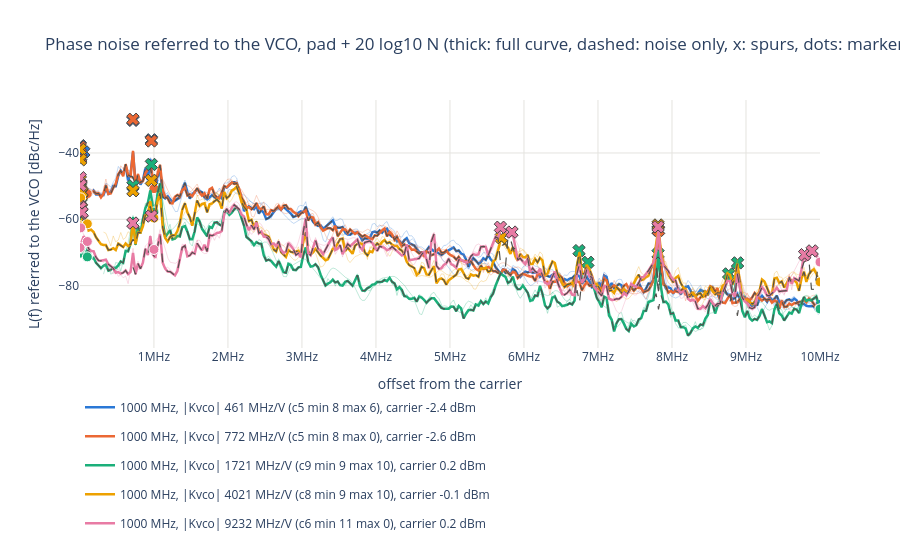

Notebook code cell kept with this figure:
### Code cell
F_start, F_stop = 1e3, 10e6  # offset range shown [Hz]
f_axis = "lin"  # "log" or "lin"

# VCO-referred phase noise: the full curve (thick), its noise-only version with the spurs replaced by the local floor
# (dashed), the detected spurs (x at their measured peak, hover: spur power ON THE PAD in dBc: strong spurs are coupled
# in after the divider, so +20 log10 N does not apply to them), each span normalized to 1 Hz (thin, upper sideband,
# no ENBW correction: shows whether the spans line up), and the phase-noise markers (dots).
# Curves binned to N_BINS points (linear power average, display only).
fig = go.Figure()
for key in KEYS:
    n_db = 20 * np.log10(N_DIV[key])
    for span, d in trace_of(key, "phase_noise").groupby("span"):
        d = d.assign(freq=d["freq"] - d["center"],  # offset from the carrier, normalized to 1 Hz
                     level_dbm=d["level_dbm"] - d["level_dbm"].max() - 10 * np.log10(d["rbw"]))
        d = binned(d[d["freq"] > 10 * d["rbw"]], F_start, F_stop, f_axis)
        fig.add_scatter(x=d["freq"], y=d["level_dbm"] + n_db,
                        mode="lines", line=dict(color=COLORS[key], width=0.8), opacity=0.35, showlegend=False,
                        legendgroup=NAMES[key],
                        hovertemplate=f"span {span:g} Hz<br>%{{x:.3s}}Hz: %{{y:.1f}} dBc/Hz<extra></extra>")
    lt_raw = in_range(trace_of(key, "L_trace"), F_start, F_stop)  # spur peaks: from the measured points
    lt = binned(trace_of(key, "L_trace"), F_start, F_stop, f_axis)
    ln = binned(trace_of(key, "L_noise"), F_start, F_stop, f_axis)
    if not lt.empty:
        fig.add_scatter(x=lt["freq"], y=lt["level_dbm"] + n_db, mode="lines", line=dict(color=COLORS[key], width=2.5),
                        name=NAMES[key], legendgroup=NAMES[key],
                        hovertemplate="full curve: %{x:.3s}Hz: %{y:.1f} dBc/Hz<extra></extra>")
    if not ln.empty:
        fig.add_scatter(x=ln["freq"], y=ln["level_dbm"] + n_db, mode="lines", showlegend=False, legendgroup=NAMES[key],
                        line=dict(color=INK, width=1.2, dash="dash"),
                        hovertemplate="noise only: %{x:.3s}Hz: %{y:.1f} dBc/Hz<extra></extra>")
    sp = in_range(trace_of(key, "spur"), F_start, F_stop)
    if not sp.empty and not lt_raw.empty:
        peak = np.interp(sp["freq"], lt_raw["freq"], lt_raw["level_dbm"]) + n_db
        fig.add_scatter(x=sp["freq"], y=peak, mode="markers", showlegend=False, legendgroup=NAMES[key],
                        marker=dict(symbol="x", size=11, color=COLORS[key], line=dict(width=1)),
                        customdata=sp["level_dbm"],
                        hovertemplate="spur at %{x:.4s}Hz: %{customdata:.1f} dBc on the pad<extra></extra>")
    r = runs[(runs["f_vco"] == key[0]) & (runs["kvco_target"] == key[1])].iloc[0]
    shown = [o for o in offsets if F_start <= float(o) <= F_stop]
    fig.add_scatter(x=[float(o) for o in shown], y=[r[f"L_vco_{o}"] for o in shown], mode="markers",
                    marker=dict(color=COLORS[key], size=10, line=dict(color="white", width=1)), showlegend=False,
                    legendgroup=NAMES[key], hovertemplate="marker: %{x:.3s}Hz: %{y:.1f} dBc/Hz<extra></extra>")
fig.update_layout(title=f"Phase noise referred to the VCO, pad + 20 log10 N (thick: full curve, dashed: noise only, x: spurs, dots: markers), {REF_TXT}",
                  template="plotly_white", height=550, legend=dict(orientation="h", y=-0.18),
                  hoverlabel=dict(namelength=-1))
fig.update_xaxes(title="offset from the carrier", gridcolor=GRID, **offset_axis(F_start, F_stop, f_axis))
fig.update_yaxes(title="L(f) referred to the VCO [dBc/Hz]", gridcolor=GRID)
save(fig, "phase_noise")

### Figure 1 — Plotly figure (JSON) as saved in the notebook; plotly's stock layout.template omitted (floating-point values rounded to 4 significant figures; data arrays with more than 128 entries replaced by an {"elided": "..."} marker saying what was removed)
{"data": [{"hovertemplate": "span 21000 Hz<br>%{x:.3s}Hz: %{y:.1f} dBc/Hz<extra></extra>", "legendgroup": "1000 MHz, |Kvco| 461 MHz/V (c5 min 8 max 6), carrier -2.4 dBm", "line": {"color": "#2a78d6", "width": 0.8}, "mode": "lines", "opacity": 0.35, "showlegend": false, "type": "scatter", "x": [5751.0], "y": [-52.1]}, {"hovertemplate": "span 210000 Hz<br>%{x:.3s}Hz: %{y:.1f} dBc/Hz<extra></extra>", "legendgroup": "1000 MHz, |Kvco| 461 MHz/V (c5 min 8 max 6), carrier -2.4 dBm", "line": {"color": "#2a78d6", "width": 0.8}, "mode": "lines", "opacity": 0.35, "showlegend": false, "type": "scatter", "x": [18690.0, 51000.0, 84330.0, 103000.0], "y": [-51.29, -49.59, -50.17, -48.31]}, {"hovertemplate": "span 2.1e+06 Hz<br>%{x:.3s}Hz: %{y:.1f} dBc/Hz<extra></extra>", "legendgroup": "1000 MHz, |Kvco| 461 MHz/V (c5 min 8 max 6), carrier -2.4 dBm", "line": {"color": "#2a78d6", "width": 0.8}, "mode": "lines", "opacity": 0.35, "showlegend": false, "type": "scatter", "x": [32400.0, 51000.0, 84300.0, 117600.0, 150900.0, 184200.0, 217500.0, 251100.0, 284400.0, 317700.0, 351000.0, 384300.0, 417600.0, 450900.0, 484200.0, 517500.0, 551100.0, 584400.0, 617700.0, 651000.0, 684300.0, 717600.0, 750900.0, 784200.0, 817500.0, 850800.0, 884100.0, 917700.0, 951000.0, 984300.0, 1018000.0, 1042000.0], "y": [-49.97, -50.37, -49.73, -51.07, -52.09, -50.95, -51.58, -51.7, -52.07, -51.98, -49.28, -51.39, -51.33, -49.32, -49.55, -46.64, -44.89, -46.26, -43.53, -48.18, -46.08, -39.71, -49.05, -46.58, -49.36, -47.8, -44.28, -48.24, -41.42, -49.32, -50.83, -50.27]}, {"hovertemplate": "span 2.1e+07 Hz<br>%{x:.3s}Hz: %{y:.1f} dBc/Hz<extra></extra>", "legendgroup": "1000 MHz, |Kvco| 461 MHz/V (c5 min 8 max 6), carrier -2.4 dBm", "line": {"color": "#2a78d6", "width": 0.8}, "mode": "lines", "opacity": 0.35, "showlegend": false, "type": "scatter", "x": {"elided": "291 float values"}, "y": {"elided": "291 float values"}}, {"hovertemplate": "span 1.05e+08 Hz<br>%{x:.3s}Hz: %{y:.1f} dBc/Hz<extra></extra>", "legendgroup": "1000 MHz, |Kvco| 461 MHz/V (c5 min 8 max 6), carrier -2.4 dBm", "line": {"color": "#2a78d6", "width": 0.8}, "mode": "lines", "opacity": 0.35, "showlegend": false, "type": "scatter", "x": {"elided": "270 float values"}, "y": {"elided": "270 float values"}}, {"hovertemplate": "full curve: %{x:.3s}Hz: %{y:.1f} dBc/Hz<extra></extra>", "legendgroup": "1000 MHz, |Kvco| 461 MHz/V (c5 min 8 max 6), carrier -2.4 dBm", "line": {"color": "#2a78d6", "width": 2.5}, "mode": "lines", "name": "1000 MHz, |Kvco| 461 MHz/V (c5 min 8 max 6), carrier -2.4 dBm", "type": "scatter", "x": {"elided": "300 float values"}, "y": {"elided": "300 float values"}}, {"hovertemplate": "noise only: %{x:.3s}Hz: %{y:.1f} dBc/Hz<extra></extra>", "legendgroup": "1000 MHz, |Kvco| 461 MHz/V (c5 min 8 max 6), carrier -2.4 dBm", "line": {"color": "#52514e", "dash": "dash", "width": 1.2}, "mode": "lines", "showlegend": false, "type": "scatter", "x": {"elided": "300 float values"}, "y": {"elided": "300 float values"}}, {"customdata": [-40.18, -44.79, -31.02, -13.21, -19.75, -36.03], "hovertemplate": "spur at %{x:.4s}Hz: %{customdata:.1f} dBc on the pad<extra></extra>", "legendgroup": "1000 MHz, |Kvco| 461 MHz/V (c5 min 8 max 6), carrier -2.4 dBm", "marker": {"color": "#2a78d6", "line": {"width": 1}, "size": 11, "symbol": "x"}, "mode": "markers", "showlegend": false, "type": "scatter", "x": [4818.0, 9636.0, 52680.0, 716400.0, 965400.0, 7812000.0], "y": [-37.8, -41.05, -39.67, -30.16, -36.03, -63.23]}, {"hovertemplate": "marker: %{x:.3s}Hz: %{y:.1f} dBc/Hz<extra></extra>", "legendgroup": "1000 MHz, |Kvco| 461 MHz/V (c5 min 8 max 6), carrier -2.4 dBm", "marker": {"color": "#2a78d6", "line": {"color": "white", "width": 1}, "size": 10}, "mode": "markers", "showlegend": false, "type": "scatter", "x": [1000, 10000, 100000, 1000000, 10000000], "y": [-52.6, -52.9, -51.96, -48.25, -85.69]}, {"hovertemplate": "span 21000 Hz<br>%{x:.3s}Hz: %{y:.1f} dBc/Hz<extra></extra>", "legendgroup": "1000 MHz, |Kvco| 772 MHz/V (c5 min 8 max 0), carrier -2.6 dBm", "line": {"color": "#eb6834", "width": 0.8}, "mode": "lines", "opacity": 0.35, "showlegend": false, "type": "scatter", "x": [5751.0], "y": [-51.92]}, {"hovertemplate": "span 210000 Hz<br>%{x:.3s}Hz: %{y:.1f} dBc/Hz<extra></extra>", "legendgroup": "1000 MHz, |Kvco| 772 MHz/V (c5 min 8 max 0), carrier -2.6 dBm", "line": {"color": "#eb6834", "width": 0.8}, "mode": "lines", "opacity": 0.35, "showlegend": false, "type": "scatter", "x": [18690.0, 51000.0, 84330.0, 103000.0], "y": [-50.81, -49.53, -50.55, -48.12]}, {"hovertemplate": "span 2.1e+06 Hz<br>%{x:.3s}Hz: %{y:.1f} dBc/Hz<extra></extra>", "legendgroup": "1000 MHz, |Kvco| 772 MHz/V (c5 min 8 max 0), carrier -2.6 dBm", "line": {"color": "#eb6834", "width": 0.8}, "mode": "lines", "opacity": 0.35, "showlegend": false, "type": "scatter", "x": [32400.0, 51000.0, 84300.0, 117600.0, 150900.0, 184200.0, 217500.0, 251100.0, 284400.0, 317700.0, 351000.0, 384300.0, 417600.0, 450900.0, 484200.0, 517500.0, 551100.0, 584400.0, 617700.0, 651000.0, 684300.0, 717600.0, 750900.0, 784200.0, 817500.0, 850800.0, 884100.0, 917700.0, 951000.0, 984300.0, 1018000.0, 1042000.0], "y": [-50.98, -49.59, -49.45, -50.9, -51.16, -50.84, -51.58, -51.39, -52.93, -51.12, -47.85, -51.14, -51.33, -50.01, -49.07, -46.09, -45.16, -46.8, -43.29, -46.35, -46.98, -39.19, -50.19, -46.19, -48.91, -48.17, -46.13, -44.85, -42.6, -48.44, -50.1, -50.64]}, {"hovertemplate": "span 2.1e+07 Hz<br>%{x:.3s}Hz: %{y:.1f} dBc/Hz<extra></extra>", "legendgroup": "1000 MHz, |Kvco| 772 MHz/V (c5 min 8 max 0), carrier -2.6 dBm", "line": {"color": "#eb6834", "width": 0.8}, "mode": "lines", "opacity": 0.35, "showlegend": false, "type": "scatter", "x": {"elided": "291 float values"}, "y": {"elided": "291 float values"}}, {"hovertemplate": "span 1.05e+08 Hz<br>%{x:.3s}Hz: %{y:.1f} dBc/Hz<extra></extra>", "legendgroup": "1000 MHz, |Kvco| 772 MHz/V (c5 min 8 max 0), carrier -2.6 dBm", "line": {"color": "#eb6834", "width": 0.8}, "mode": "lines", "opacity": 0.35, "showlegend": false, "type": "scatter", "x": {"elided": "270 float values"}, "y": {"elided": "270 float values"}}, {"hovertemplate": "full curve: %{x:.3s}Hz: %{y:.1f} dBc/Hz<extra></extra>", "legendgroup": "1000 MHz, |Kvco| 772 MHz/V (c5 min 8 max 0), carrier -2.6 dBm", "line": {"color": "#eb6834", "width": 2.5}, "mode": "lines", "name": "1000 MHz, |Kvco| 772 MHz/V (c5 min 8 max 0), carrier -2.6 dBm", "type": "scatter", "x": {"elided": "300 float values"}, "y": {"elided": "300 float values"}}, {"hovertemplate": "noise only: %{x:.3s}Hz: %{y:.1f} dBc/Hz<extra></extra>", "legendgroup": "1000 MHz, |Kvco| 772 MHz/V (c5 min 8 max 0), carrier -2.6 dBm", "line": {"color": "#52514e", "dash": "dash", "width": 1.2}, "mode": "lines", "showlegend": false, "type": "scatter", "x": {"elided": "300 float values"}, "y": {"elided": "300 float values"}}, {"customdata": [-40.84, -45.54, -12.86, -20.6, -36.28], "hovertemplate": "spur at %{x:.4s}Hz: %{customdata:.1f} dBc on the pad<extra></extra>", "legendgroup": "1000 MHz, |Kvco| 772 MHz/V (c5 min 8 max 0), carrier -2.6 dBm", "marker": {"color": "#eb6834", "line": {"width": 1}, "size": 11, "symbol": "x"}, "mode": "markers", "showlegend": false, "type": "scatter", "x": [4818.0, 9636.0, 716400.0, 965400.0, 7818000.0], "y": [-38.2, -41.5, -29.83, -36.37, -63.33]}, {"hovertemplate": "marker: %{x:.3s}Hz: %{y:.1f} dBc/Hz<extra></extra>", "legendgroup": "1000 MHz, |Kvco| 772 MHz/V (c5 min 8 max 0), carrier -2.6 dBm", "marker": {"color": "#eb6834", "line": {"color": "white", "width": 1}, "size": 10}, "mode": "markers", "showlegend": false, "type": "scatter", "x": [1000, 10000, 100000, 1000000, 10000000], "y": [-51.8, -49.82, -52.26, -50.74, -86.86]}, {"hovertemplate": "span 21000 Hz<br>%{x:.3s}Hz: %{y:.1f} dBc/Hz<extra></extra>", "legendgroup": "1000 MHz, |Kvco| 1721 MHz/V (c9 min 9 max 10), carrier 0.2 dBm", "line": {"color": "#1baf7a", "width": 0.8}, "mode": "lines", "opacity": 0.35, "showlegend": false, "type": "scatter", "x": [5751.0], "y": [-68.93]}, {"hovertemplate": "span 210000 Hz<br>%{x:.3s}Hz: %{y:.1f} dBc/Hz<extra></extra>", "legendgroup": "1000 MHz, |Kvco| 1721 MHz/V (c9 min 9 max 10), carrier 0.2 dBm", "line": {"color": "#1baf7a", "width": 0.8}, "mode": "lines", "opacity": 0.35, "showlegend": false, "type": "scatter", "x": [18690.0, 51000.0, 84330.0, 103000.0], "y": [-68.93, -67.13, -69.49, -68.22]}, {"hovertemplate": "span 2.1e+06 Hz<br>%{x:.3s}Hz: %{y:.1f} dBc/Hz<extra></extra>", "legendgroup": "1000 MHz, |Kvco| 1721 MHz/V (c9 min 9 max 10), carrier 0.2 dBm", "line": {"color": "#1baf7a", "width": 0.8}, "mode": "lines", "opacity": 0.35, "showlegend": false, "type": "scatter", "x": [32400.0, 51000.0, 84300.0, 117600.0, 150900.0, 184200.0, 217500.0, 251100.0, 284400.0, 317700.0, 351000.0, 384300.0, 417600.0, 450900.0, 484200.0, 517500.0, 551100.0, 584400.0, 617700.0, 651000.0, 684300.0, 717600.0, 750900.0, 784200.0, 817500.0, 850800.0, 884100.0, 917700.0, 951000.0, 984300.0, 1018000.0, 1042000.0], "y": [-68.5, -67.37, -70.14, -69.24, -72.0, -71.66, -73.1, -74.07, -75.36, -73.86, -73.1, -75.79, -75.75, -74.72, -76.11, -74.31, -73.96, -73.41, -69.6, -69.6, -66.69, -58.86, -67.88, -61.95, -64.12, -59.86, -56.37, -54.75, -51.1, -55.99, -55.51, -59.66]}, {"hovertemplate": "span 2.1e+07 Hz<br>%{x:.3s}Hz: %{y:.1f} dBc/Hz<extra></extra>", "legendgroup": "1000 MHz, |Kvco| 1721 MHz/V (c9 min 9 max 10), carrier 0.2 dBm", "line": {"color": "#1baf7a", "width": 0.8}, "mode": "lines", "opacity": 0.35, "showlegend": false, "type": "scatter", "x": {"elided": "291 float values"}, "y": {"elided": "291 float values"}}, {"hovertemplate": "span 1.05e+08 Hz<br>%{x:.3s}Hz: %{y:.1f} dBc/Hz<extra></extra>", "legendgroup": "1000 MHz, |Kvco| 1721 MHz/V (c9 min 9 max 10), carrier 0.2 dBm", "line": {"color": "#1baf7a", "width": 0.8}, "mode": "lines", "opacity": 0.35, "showlegend": false, "type": "scatter", "x": {"elided": "270 float values"}, "y": {"elided": "270 float values"}}, {"hovertemplate": "full curve: %{x:.3s}Hz: %{y:.1f} dBc/Hz<extra></extra>", "legendgroup": "1000 MHz, |Kvco| 1721 MHz/V (c9 min 9 max 10), carrier 0.2 dBm", "line": {"color": "#1baf7a", "width": 2.5}, "mode": "lines", "name": "1000 MHz, |Kvco| 1721 MHz/V (c9 min 9 max 10), carrier 0.2 dBm", "type": "scatter", "x": {"elided": "300 float values"}, "y": {"elided": "300 float values"}}, {"hovertemplate": "noise only: %{x:.3s}Hz: %{y:.1f} dBc/Hz<extra></extra>", "legendgroup": "1000 MHz, |Kvco| 1721 MHz/V (c9 min 9 max 10), carrier 0.2 dBm", "line": {"color": "#52514e", "dash": "dash", "width": 1.2}, "mode": "lines", "showlegend": false, "type": "scatter", "x": {"elided": "300 float values"}, "y": {"elided": "300 float values"}}, {"customdata": [-52.74, -63.56, -55.64, -32.96, -26.5, -42.14, -45.63, -43.33, -48.35, -45.87], "hovertemplate": "spur at %{x:.4s}Hz: %{customdata:.1f} dBc on the pad<extra></extra>", "legendgroup": "1000 MHz, |Kvco| 1721 MHz/V (c9 min 9 max 10), carrier 0.2 dBm", "marker": {"color": "#1baf7a", "line": {"width": 1}, "size": 11, "symbol": "x"}, "mode": "markers", "showlegend": false, "type": "scatter", "x": [4818.0, 5184.0, 9636.0, 716400.0, 965400.0, 6744000.0, 6864000.0, 7812000.0, 8766000.0, 8886000.0], "y": [-50.53, -60.14, -53.38, -49.9, -43.46, -69.45, -72.98, -70.41, -76.47, -73.15]}, {"hovertemplate": "marker: %{x:.3s}Hz: %{y:.1f} dBc/Hz<extra></extra>", "legendgroup": "1000 MHz, |Kvco| 1721 MHz/V (c9 min 9 max 10), carrier 0.2 dBm", "marker": {"color": "#1baf7a", "line": {"color": "white", "width": 1}, "size": 10}, "mode": "markers", "showlegend": false, "type": "scatter", "x": [1000, 10000, 100000, 1000000, 10000000], "y": [-70.24, -68.73, -71.34, -57.81, -87.05]}, {"hovertemplate": "span 21000 Hz<br>%{x:.3s}Hz: %{y:.1f} dBc/Hz<extra></extra>", "legendgroup": "1000 MHz, |Kvco| 4021 MHz/V (c8 min 9 max 10), carrier -0.1 dBm", "line": {"color": "#eda100", "width": 0.8}, "mode": "lines", "opacity": 0.35, "showlegend": false, "type": "scatter", "x": [5751.0], "y": [-59.29]}, {"hovertemplate": "span 210000 Hz<br>%{x:.3s}Hz: %{y:.1f} dBc/Hz<extra></extra>", "legendgroup": "1000 MHz, |Kvco| 4021 MHz/V (c8 min 9 max 10), carrier -0.1 dBm", "line": {"color": "#eda100", "width": 0.8}, "mode": "lines", "opacity": 0.35, "showlegend": false, "type": "scatter", "x": [18690.0, 51000.0, 84330.0, 103000.0], "y": [-60.34, -58.65, -59.92, -61.88]}, {"hovertemplate": "span 2.1e+06 Hz<br>%{x:.3s}Hz: %{y:.1f} dBc/Hz<extra></extra>", "legendgroup": "1000 MHz, |Kvco| 4021 MHz/V (c8 min 9 max 10), carrier -0.1 dBm", "line": {"color": "#eda100", "width": 0.8}, "mode": "lines", "opacity": 0.35, "showlegend": false, "type": "scatter", "x": [32400.0, 51000.0, 84300.0, 117600.0, 150900.0, 184200.0, 217500.0, 251100.0, 284400.0, 317700.0, 351000.0, 384300.0, 417600.0, 450900.0, 484200.0, 517500.0, 551100.0, 584400.0, 617700.0, 651000.0, 684300.0, 717600.0, 750900.0, 784200.0, 817500.0, 850800.0, 884100.0, 917700.0, 951000.0, 984300.0, 1018000.0, 1042000.0], "y": [-60.47, -57.84, -59.98, -63.05, -62.77, -63.5, -65.17, -66.52, -67.4, -67.82, -67.84, -68.68, -69.18, -68.36, -69.25, -66.99, -67.29, -68.18, -67.01, -67.75, -66.66, -60.01, -66.96, -63.88, -63.96, -61.91, -58.73, -58.11, -54.38, -59.12, -60.18, -60.13]}, {"hovertemplate": "span 2.1e+07 Hz<br>%{x:.3s}Hz: %{y:.1f} dBc/Hz<extra></extra>", "legendgroup": "1000 MHz, |Kvco| 4021 MHz/V (c8 min 9 max 10), carrier -0.1 dBm", "line": {"color": "#eda100", "width": 0.8}, "mode": "lines", "opacity": 0.35, "showlegend": false, "type": "scatter", "x": {"elided": "291 float values"}, "y": {"elided": "291 float values"}}, {"hovertemplate": "span 1.05e+08 Hz<br>%{x:.3s}Hz: %{y:.1f} dBc/Hz<extra></extra>", "legendgroup": "1000 MHz, |Kvco| 4021 MHz/V (c8 min 9 max 10), carrier -0.1 dBm", "line": {"color": "#eda100", "width": 0.8}, "mode": "lines", "opacity": 0.35, "showlegend": false, "type": "scatter", "x": {"elided": "270 float values"}, "y": {"elided": "270 float values"}}, {"hovertemplate": "full curve: %{x:.3s}Hz: %{y:.1f} dBc/Hz<extra></extra>", "legendgroup": "1000 MHz, |Kvco| 4021 MHz/V (c8 min 9 max 10), carrier -0.1 dBm", "line": {"color": "#eda100", "width": 2.5}, "mode": "lines", "name": "1000 MHz, |Kvco| 4021 MHz/V (c8 min 9 max 10), carrier -0.1 dBm", "type": "scatter", "x": {"elided": "300 float values"}, "y": {"elided": "300 float values"}}, {"hovertemplate": "noise only: %{x:.3s}Hz: %{y:.1f} dBc/Hz<extra></extra>", "legendgroup": "1000 MHz, |Kvco| 4021 MHz/V (c8 min 9 max 10), carrier -0.1 dBm", "line": {"color": "#52514e", "dash": "dash", "width": 1.2}, "mode": "lines", "showlegend": false, "type": "scatter", "x": {"elided": "300 float values"}, "y": {"elided": "300 float values"}}, {"customdata": [-41.17, -50.36, -44.38, -53.81, -48.85, -50.51, -45.08, -46.62, -34.52, -32.0, -39.1, -34.23], "hovertemplate": "spur at %{x:.4s}Hz: %{customdata:.1f} dBc on the pad<extra></extra>", "legendgroup": "1000 MHz, |Kvco| 4021 MHz/V (c8 min 9 max 10), carrier -0.1 dBm", "marker": {"color": "#eda100", "line": {"width": 1}, "size": 11, "symbol": "x"}, "mode": "markers", "showlegend": false, "type": "scatter", "x": [4818.0, 5184.0, 9630.0, 9996.0, 14460.0, 19620.0, 24480.0, 29280.0, 716400.0, 965400.0, 5694000.0, 7812000.0], "y": [-38.93, -48.17, -42.06, -49.41, -54.85, -54.69, -52.02, -51.74, -51.39, -48.25, -65.54, -61.72]}, {"hovertemplate": "marker: %{x:.3s}Hz: %{y:.1f} dBc/Hz<extra></extra>", "legendgroup": "1000 MHz, |Kvco| 4021 MHz/V (c8 min 9 max 10), carrier -0.1 dBm", "marker": {"color": "#eda100", "line": {"color": "white", "width": 1}, "size": 10}, "mode": "markers", "showlegend": false, "type": "scatter", "x": [1000, 10000, 100000, 1000000, 10000000], "y": [-61.97, -53.53, -61.37, -59.62, -78.88]}, {"hovertemplate": "span 21000 Hz<br>%{x:.3s}Hz: %{y:.1f} dBc/Hz<extra></extra>", "legendgroup": "1000 MHz, |Kvco| 9232 MHz/V (c6 min 11 max 0), carrier 0.2 dBm", "line": {"color": "#e87ba4", "width": 0.8}, "mode": "lines", "opacity": 0.35, "showlegend": false, "type": "scatter", "x": [5751.0], "y": [-66.67]}, {"hovertemplate": "span 210000 Hz<br>%{x:.3s}Hz: %{y:.1f} dBc/Hz<extra></extra>", "legendgroup": "1000 MHz, |Kvco| 9232 MHz/V (c6 min 11 max 0), carrier 0.2 dBm", "line": {"color": "#e87ba4", "width": 0.8}, "mode": "lines", "opacity": 0.35, "showlegend": false, "type": "scatter", "x": [18690.0, 51000.0, 84330.0, 103000.0], "y": [-66.4, -64.66, -65.51, -66.22]}, {"hovertemplate": "span 2.1e+06 Hz<br>%{x:.3s}Hz: %{y:.1f} dBc/Hz<extra></extra>", "legendgroup": "1000 MHz, |Kvco| 9232 MHz/V (c6 min 11 max 0), carrier 0.2 dBm", "line": {"color": "#e87ba4", "width": 0.8}, "mode": "lines", "opacity": 0.35, "showlegend": false, "type": "scatter", "x": [32400.0, 51000.0, 84300.0, 117600.0, 150900.0, 184200.0, 217500.0, 251100.0, 284400.0, 317700.0, 351000.0, 384300.0, 417600.0, 450900.0, 484200.0, 517500.0, 551100.0, 584400.0, 617700.0, 651000.0, 684300.0, 717600.0, 750900.0, 784200.0, 817500.0, 850800.0, 884100.0, 917700.0, 951000.0, 984300.0, 1018000.0, 1042000.0], "y": [-63.73, -64.52, -66.14, -68.45, -69.12, -69.44, -71.01, -72.54, -72.37, -73.08, -71.92, -73.31, -73.56, -74.37, -75.46, -74.95, -75.88, -76.23, -75.45, -76.35, -74.84, -68.75, -76.23, -72.64, -74.81, -72.77, -68.86, -70.56, -64.76, -70.12, -70.43, -72.08]}, {"hovertemplate": "span 2.1e+07 Hz<br>%{x:.3s}Hz: %{y:.1f} dBc/Hz<extra></extra>", "legendgroup": "1000 MHz, |Kvco| 9232 MHz/V (c6 min 11 max 0), carrier 0.2 dBm", "line": {"color": "#e87ba4", "width": 0.8}, "mode": "lines", "opacity": 0.35, "showlegend": false, "type": "scatter", "x": {"elided": "291 float values"}, "y": {"elided": "291 float values"}}, {"hovertemplate": "span 1.05e+08 Hz<br>%{x:.3s}Hz: %{y:.1f} dBc/Hz<extra></extra>", "legendgroup": "1000 MHz, |Kvco| 9232 MHz/V (c6 min 11 max 0), carrier 0.2 dBm", "line": {"color": "#e87ba4", "width": 0.8}, "mode": "lines", "opacity": 0.35, "showlegend": false, "type": "scatter", "x": {"elided": "270 float values"}, "y": {"elided": "270 float values"}}, {"hovertemplate": "full curve: %{x:.3s}Hz: %{y:.1f} dBc/Hz<extra></extra>", "legendgroup": "1000 MHz, |Kvco| 9232 MHz/V (c6 min 11 max 0), carrier 0.2 dBm", "line": {"color": "#e87ba4", "width": 2.5}, "mode": "lines", "name": "1000 MHz, |Kvco| 9232 MHz/V (c6 min 11 max 0), carrier 0.2 dBm", "type": "scatter", "x": {"elided": "300 float values"}, "y": {"elided": "300 float values"}}, {"hovertemplate": "noise only: %{x:.3s}Hz: %{y:.1f} dBc/Hz<extra></extra>", "legendgroup": "1000 MHz, |Kvco| 9232 MHz/V (c6 min 11 max 0), carrier 0.2 dBm", "line": {"color": "#52514e", "dash": "dash", "width": 1.2}, "mode": "lines", "showlegend": false, "type": "scatter", "x": {"elided": "300 float values"}, "y": {"elided": "300 float values"}}, {"customdata": [-49.52, -57.96, -52.7, -59.74, -62.12, -51.28, -53.73, -44.49, -42.44, -30.92, -37.49, -35.48, -46.3, -38.27], "hovertemplate": "spur at %{x:.4s}Hz: %{customdata:.1f} dBc on the pad<extra></extra>", "legendgroup": "1000 MHz, |Kvco| 9232 MHz/V (c6 min 11 max 0), carrier 0.2 dBm", "marker": {"color": "#e87ba4", "line": {"width": 1}, "size": 11, "symbol": "x"}, "mode": "markers", "showlegend": false, "type": "scatter", "x": [4818.0, 5184.0, 9630.0, 9690.0, 9996.0, 24480.0, 29340.0, 715800.0, 965400.0, 5682000.0, 5838000.0, 7812000.0, 9792000.0, 9894000.0], "y": [-47.47, -56.1, -49.76, -56.49, -58.18, -58.15, -57.88, -61.14, -59.04, -62.4, -63.86, -62.28, -70.68, -69.54]}, {"hovertemplate": "marker: %{x:.3s}Hz: %{y:.1f} dBc/Hz<extra></extra>", "legendgroup": "1000 MHz, |Kvco| 9232 MHz/V (c6 min 11 max 0), carrier 0.2 dBm", "marker": {"color": "#e87ba4", "line": {"color": "white", "width": 1}, "size": 10}, "mode": "markers", "showlegend": false, "type": "scatter", "x": [1000, 10000, 100000, 1000000, 10000000], "y": [-68.54, -62.58, -66.71, -69.1, -72.9]}], "layout": {"height": 550, "hoverlabel": {"namelength": -1}, "legend": {"orientation": "h", "y": -0.18}, "title": {"text": "Phase noise referred to the VCO, pad + 20 log10 N (thick: full curve, dashed: noise only, x: spurs, dots: markers), reference 7.812 MHz"}, "xaxis": {"exponentformat": "SI", "gridcolor": "#e4e3df", "range": [1000, 10000000], "ticksuffix": "Hz", "title": {"text": "offset from the carrier"}, "type": "linear"}, "yaxis": {"gridcolor": "#e4e3df", "title": {"text": "L(f) referred to the VCO [dBc/Hz]"}}}}
